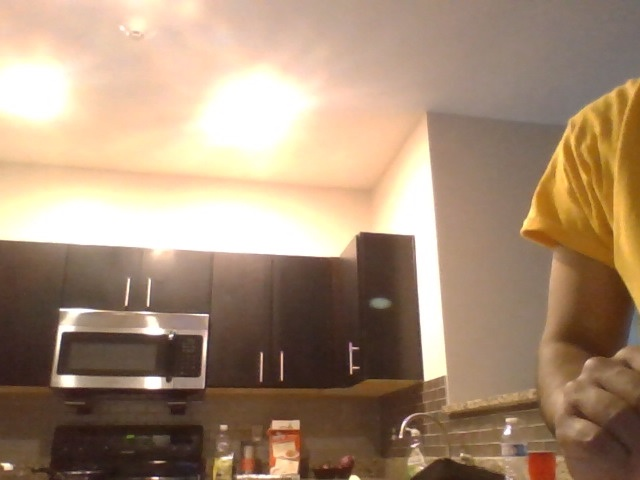
#> input picture PiCamera Data/img/captured_frame0.jpg, 640 x 480 px; its folder holds 4 pictures in this run; the run also reads 1 picture not shown here
$ python VO_pi.py
#> lines starting #> are read from the running program, lines starting #| are printed output that depends on the picture
import os
import numpy as np
import cv2

from lib.visualization import plotting
from lib.visualization.video import play_trip

from tqdm import tqdm


class VisualOdometry():
    def __init__(self, data_dir):
        self.K, self.P = self._load_calib(os.path.join(data_dir, 'calib.txt'))
        self.gt_poses = self._load_poses(os.path.join(data_dir,"poses.txt"))
        self.images = self._load_images(os.path.join(data_dir,"img"))
        self.orb = cv2.ORB_create(3000)
        FLANN_INDEX_LSH = 6
        index_params = dict(algorithm=FLANN_INDEX_LSH, table_number=6, key_size=12, multi_probe_level=1)
        search_params = dict(checks=50)
        self.flann = cv2.FlannBasedMatcher(indexParams=index_params, searchParams=search_params)

    @staticmethod
    def _load_calib(filepath):
        """
        Loads the calibration of the camera
        Parameters
        ----------
        filepath (str): The file path to the camera file

        Returns
        -------
        K (ndarray): Intrinsic parameters
        P (ndarray): Projection matrix
        """
#> called with filepath = 'PiCamera Data/calib.txt'
        with open(filepath, 'r') as f:
#> (reads KITTI_sequence_1/calib.txt from the repository)
            params = np.fromstring(f.readline(), dtype=np.float64, sep=' ')
            P = np.reshape(params, (3, 4))
            K = P[0:3, 0:3]
        return K, P

    @staticmethod
    def _load_poses(filepath):
        """
        Loads the GT poses

        Parameters
        ----------
        filepath (str): The file path to the poses file

        Returns
        -------
        poses (ndarray): The GT poses
        """
#> called with filepath = 'PiCamera Data/poses.txt'
        poses = []
        with open(filepath, 'r') as f:
#> (reads KITTI_sequence_1/poses.txt from the repository)
            for line in f.readlines():
                T = np.fromstring(line, dtype=np.float64, sep=' ')
                T = T.reshape(3, 4)
                T = np.vstack((T, [0, 0, 0, 1]))
                poses.append(T)
        return poses

    @staticmethod
    def _load_images(filepath):
        """
        Loads the images

        Parameters
        ----------
        filepath (str): The file path to image dir

        Returns
        -------
        images (list): grayscale images
        """
#> called with filepath = 'PiCamera Data/img'
        image_paths = [os.path.join(filepath, file) for file in sorted(os.listdir(filepath))]
        return [cv2.imread(path, cv2.IMREAD_GRAYSCALE) for path in image_paths]
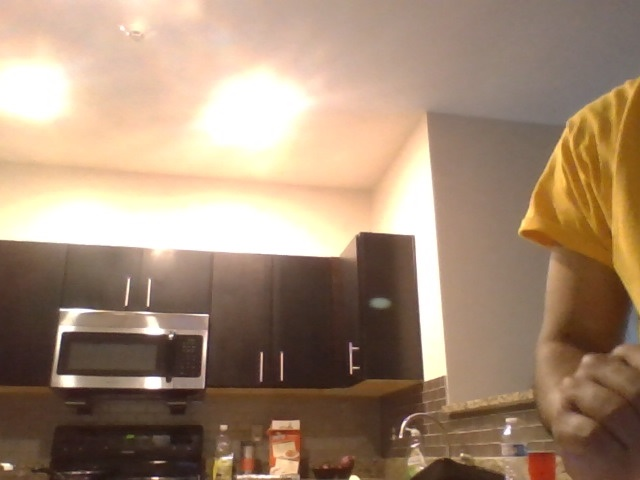
#> input picture PiCamera Data/img/captured_frame1.jpg, 640 x 480 px
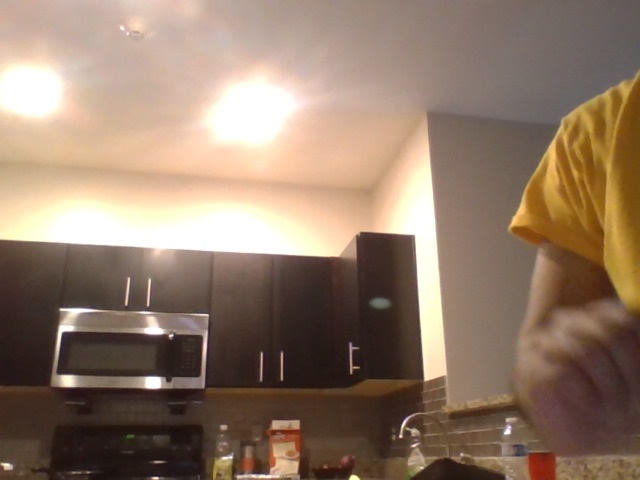
#> input picture PiCamera Data/img/captured_frame10.jpg, 640 x 480 px

    @staticmethod
    def _form_transf(R, t):
        """
        Makes a transformation matrix from the given rotation matrix and translation vector

        Parameters
        ----------
        R (ndarray): The rotation matrix
        t (list): The translation vector

        Returns
        -------
        T (ndarray): The transformation matrix
        """
        T = np.eye(4, dtype=np.float64)
        T[:3, :3] = R
        T[:3, 3] = t
        return T

    def get_matches(self, i):
        """
        This function detect and compute keypoints and descriptors from the i-1'th and i'th image using the class orb object

        Parameters
        ----------
        i (int): The current frame

        Returns
        -------
        q1 (ndarray): The good keypoints matches position in i-1'th image
        q2 (ndarray): The good keypoints matches position in i'th image
        """
        # Find the keypoints and descriptors with ORB
        kp1, des1 = self.orb.detectAndCompute(self.images[i - 1], None)
        kp2, des2 = self.orb.detectAndCompute(self.images[i], None)
        # Find matches
        matches = self.flann.knnMatch(des1, des2, k=2)

        # Find the matches there do not have a to high distance
        good = []
        try:
            for m, n in matches:
                if m.distance < 0.8 * n.distance:
                    good.append(m)
        except ValueError:
            pass

        draw_params = dict(matchColor = -1, # draw matches in green color
                 singlePointColor = None,
                 matchesMask = None, # draw only inliers
                 flags = 2)

        img3 = cv2.drawMatches(self.images[i], kp1, self.images[i-1],kp2, good ,None,**draw_params)
        cv2.imshow("image", img3)
        cv2.waitKey(200)

        # Get the image points form the good matches
        q1 = np.float32([kp1[m.queryIdx].pt for m in good])
        q2 = np.float32([kp2[m.trainIdx].pt for m in good])
        return q1, q2

    def get_pose(self, q1, q2):
        """
        Calculates the transformation matrix

        Parameters
        ----------
        q1 (ndarray): The good keypoints matches position in i-1'th image
        q2 (ndarray): The good keypoints matches position in i'th image

        Returns
        -------
        transformation_matrix (ndarray): The transformation matrix
        """
        # Essential matrix
        E, _ = cv2.findEssentialMat(q1, q2, self.K, threshold=1)

        # Decompose the Essential matrix into R and t
        R, t = self.decomp_essential_mat(E, q1, q2)

        # Get transformation matrix
        transformation_matrix = self._form_transf(R, np.squeeze(t))
        return transformation_matrix

    def decomp_essential_mat(self, E, q1, q2):
        """
        Decompose the Essential matrix

        Parameters
        ----------
        E (ndarray): Essential matrix
        q1 (ndarray): The good keypoints matches position in i-1'th image
        q2 (ndarray): The good keypoints matches position in i'th image

        Returns
        -------
        right_pair (list): Contains the rotation matrix and translation vector
        """
        def sum_z_cal_relative_scale(R, t):
            # Get the transformation matrix
            T = self._form_transf(R, t)
            # Make the projection matrix
            P = np.matmul(np.concatenate((self.K, np.zeros((3, 1))), axis=1), T)

            # Triangulate the 3D points
            hom_Q1 = cv2.triangulatePoints(self.P, P, q1.T, q2.T)
            # Also seen from cam 2
            hom_Q2 = np.matmul(T, hom_Q1)

            # Un-homogenize
            uhom_Q1 = hom_Q1[:3, :] / hom_Q1[3, :]
            uhom_Q2 = hom_Q2[:3, :] / hom_Q2[3, :]

            # Find the number of points there has positive z coordinate in both cameras
            sum_of_pos_z_Q1 = sum(uhom_Q1[2, :] > 0)
            sum_of_pos_z_Q2 = sum(uhom_Q2[2, :] > 0)

            # Form point pairs and calculate the relative scale
            relative_scale = np.mean(np.linalg.norm(uhom_Q1.T[:-1] - uhom_Q1.T[1:], axis=-1)/
                                     np.linalg.norm(uhom_Q2.T[:-1] - uhom_Q2.T[1:], axis=-1))
            return sum_of_pos_z_Q1 + sum_of_pos_z_Q2, relative_scale

        # Decompose the essential matrix
        R1, R2, t = cv2.decomposeEssentialMat(E)
        t = np.squeeze(t)

        # Make a list of the different possible pairs
        pairs = [[R1, t], [R1, -t], [R2, t], [R2, -t]]

        # Check which solution there is the right one
        z_sums = []
        relative_scales = []
        for R, t in pairs:
            z_sum, scale = sum_z_cal_relative_scale(R, t)
            z_sums.append(z_sum)
            relative_scales.append(scale)

        # Select the pair there has the most points with positive z coordinate
        right_pair_idx = np.argmax(z_sums)
        right_pair = pairs[right_pair_idx]
        relative_scale = relative_scales[right_pair_idx]
        R1, t = right_pair
        t = t * relative_scale

        return [R1, t]


def main():
    data_dir = "PiCamera Data"  # Try KITTI_sequence_2 too
    vo = VisualOdometry(data_dir)

    play_trip(vo.images)  # Comment out to not play the trip
#> (this line was passed over: lib is not available in this run)

    gt_path = []
    estimated_path = []
    for i, gt_pose in enumerate(tqdm(vo.gt_poses, unit="pose")):
        if i == 0:
            cur_pose = gt_pose
        else:
            q1, q2 = vo.get_matches(i)
            transf = vo.get_pose(q1, q2)
            cur_pose = np.matmul(cur_pose, np.linalg.inv(transf))
        gt_path.append((gt_pose[0, 3], gt_pose[2, 3]))
        estimated_path.append((cur_pose[0, 3], cur_pose[2, 3]))
#> this loop made 5 passes
#> matches in get_matches on passes 2 to 4: 867 matches, 830 matches, 694 matches
#> pass 2, in get_matches, `img3 = cv2.drawMatches(self.images[i], kp1, self.images[i-1],kp2, good..`:
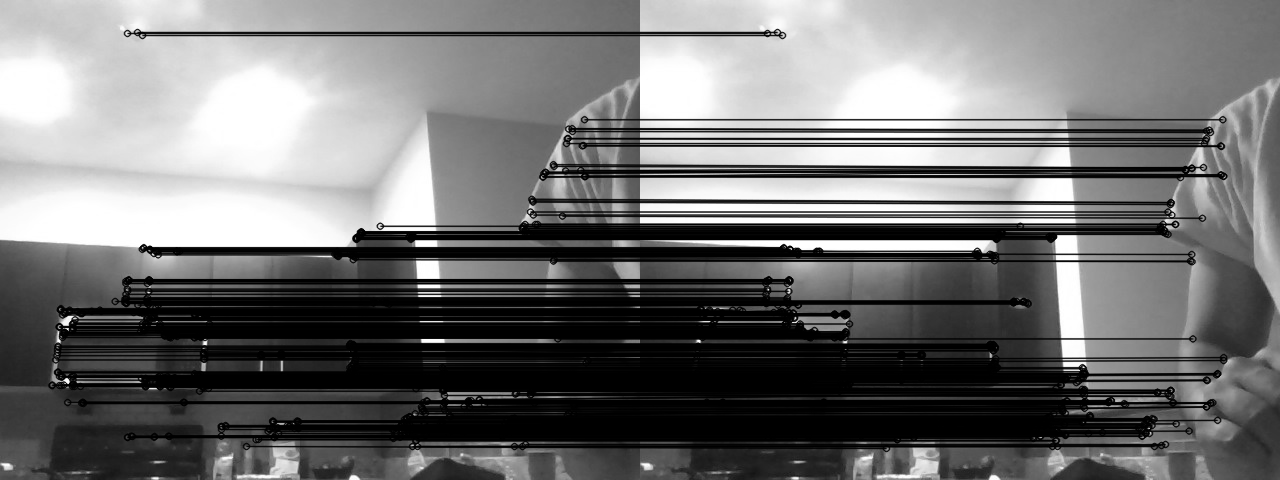
#> img3: shape (480, 1280, 3); min 0, max 255, mean 114
#> pass 3, in get_matches (call 2), `img3 = cv2.drawMatches(self.images[i], kp1, self.images[i-1],kp2, good..`:
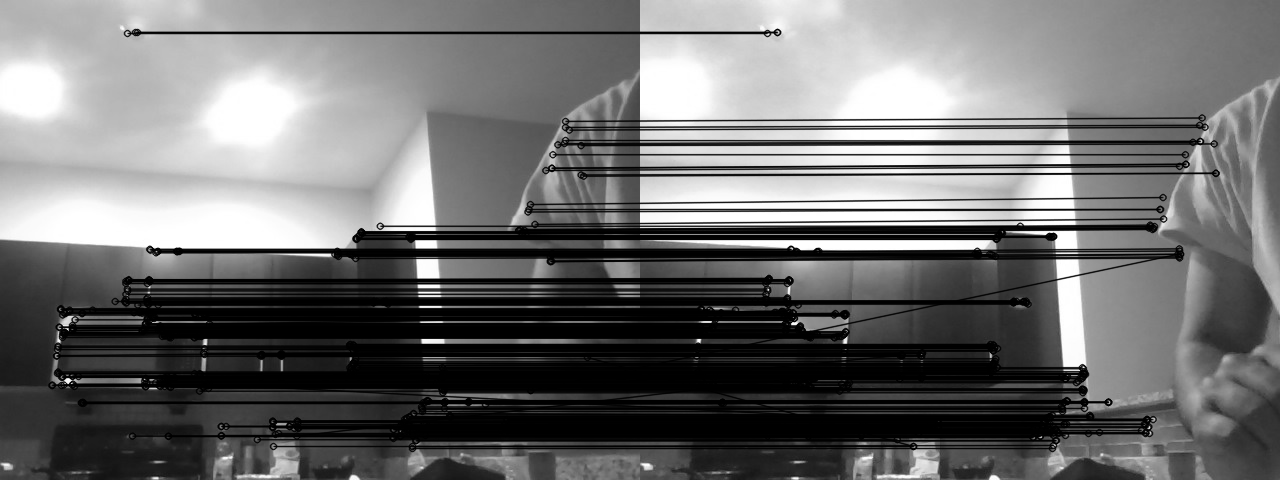
#> img3: shape (480, 1280, 3); min 0, max 255, mean 111.7
#> after the loop, estimated_path = [(0, 2.22e-16), (0.743, -0.63), (1.15, 0.231), (nan, nan)]; gt_path = [(0, 2.22e-16), (-0.014, 1.2), (-0.0279, 2.38), (-0.0418, 3.58)]
    plotting.visualize_paths(gt_path, estimated_path, "Visual Odometry", file_out=os.path.basename(data_dir) + ".html")


if __name__ == "__main__":
#> (the run stopped early here; a loop or call above may not have finished)
